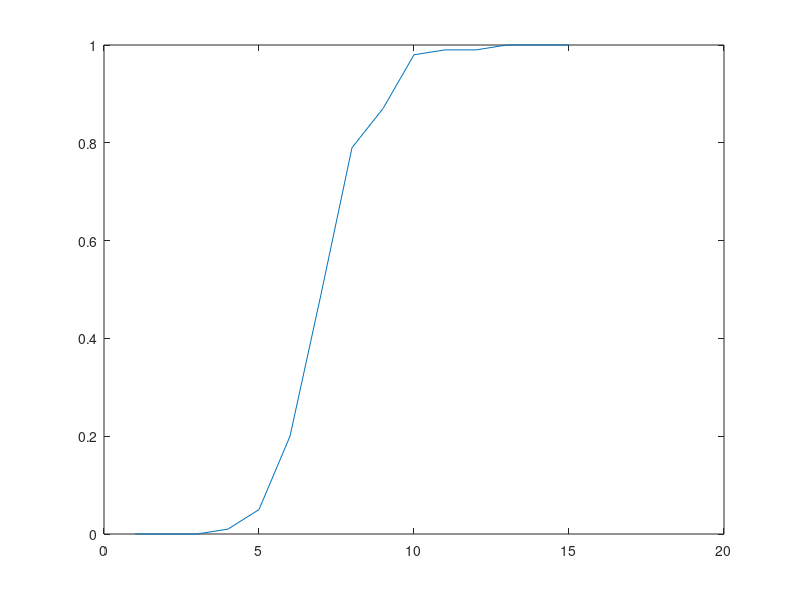

Source code (MATLAB):
% Beer_Problem
prob = [];
for t = 1:15
beer_price = 350;
lambda = 5;
N = 100;
beer = zeros(N,1);
    for i = 1:N
        n = poissrnd(lambda*t);
        if n > 0
            coins = zeros(n,1);
            for j = 1:n
                U = rand;
                if U > 0 && U <= 0.4
                    coins(j,1) = 5;
                elseif U > 0.4 && U <= 0.8
                    coins(j,1) = 10;
                else
                    coins(j,1) = 20;
                end
            end
        end
    if sum(coins) >= beer_price
        beer(i,1) = 1;
    else
        beer(i,1) = 0;
    end
    end
    l_hat = mean(beer);
    relErr_hat = std(beer) / (l_hat * sqrt(N));
    prob(t) = l_hat;
end
plot(prob)





